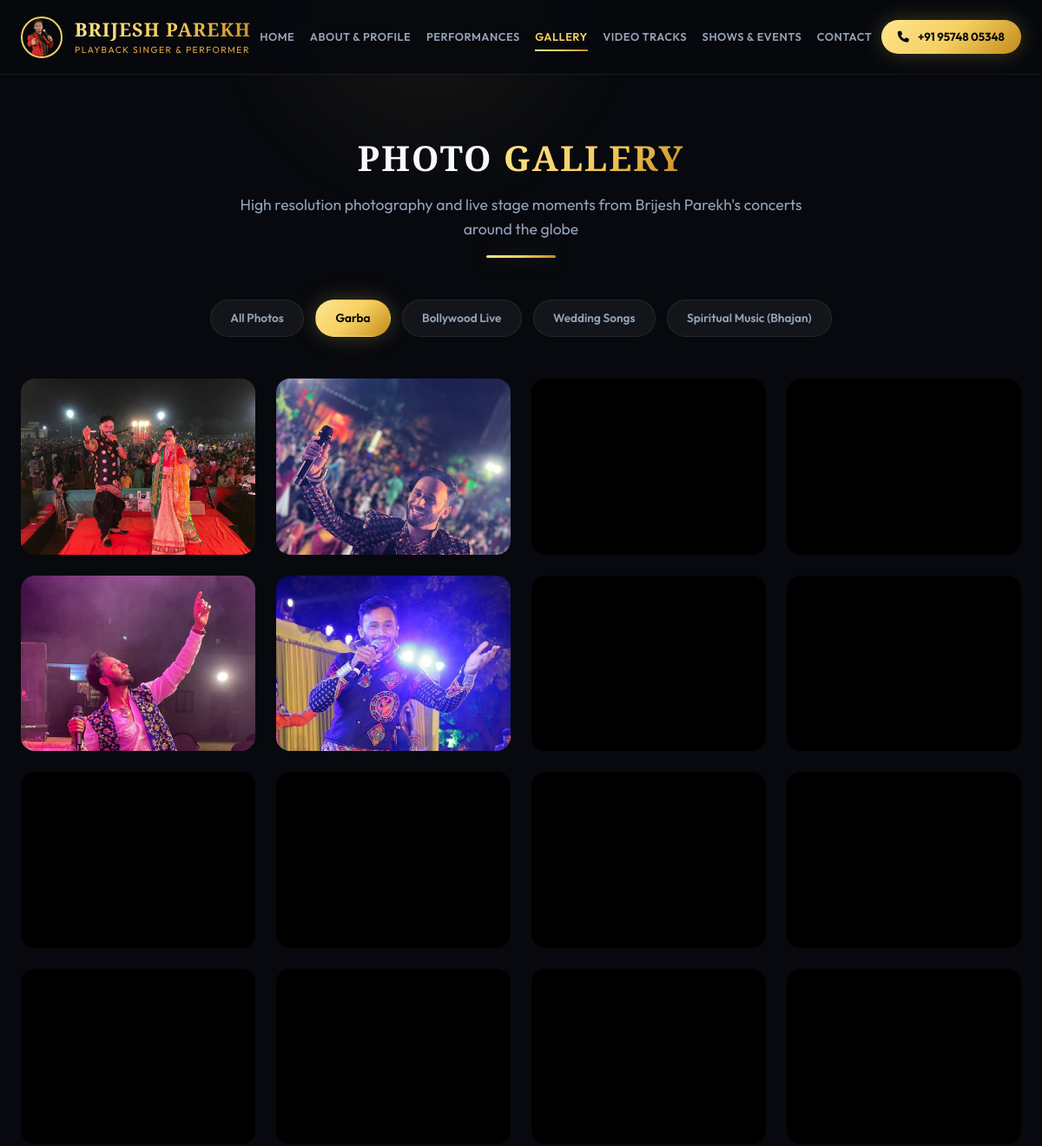
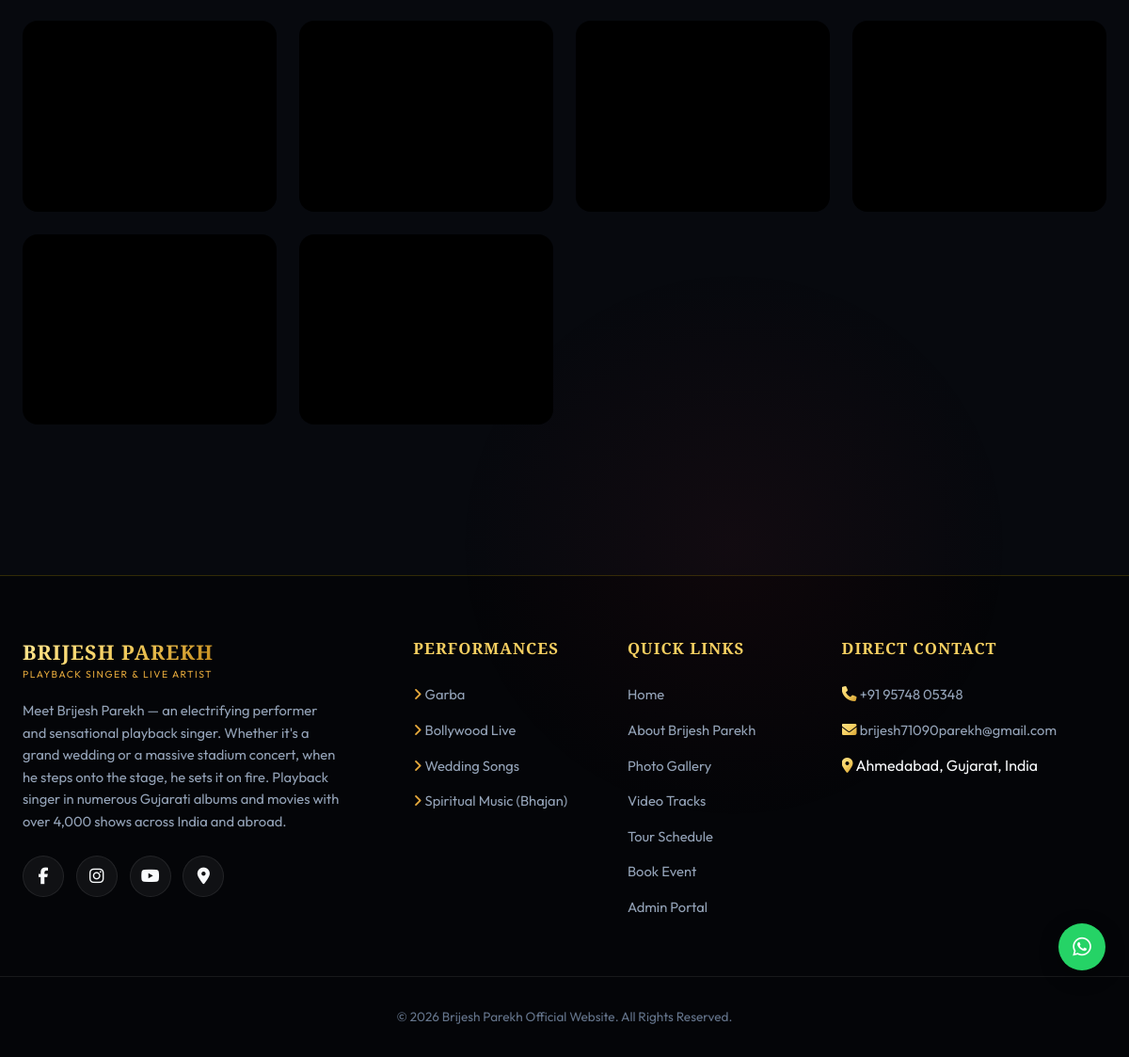
The page /gallery/?category=garba on the database its author committed (2 pictures, top to bottom).
### singer_app/models.py (models this page shows, shortened)
class SingerProfile(models.Model):
    name = models.CharField(max_length=100, default="Brijesh Parekh")
    tagline = models.CharField(max_length=200, default="Playback Singer & Electrifying Stage Performer")
    shows_count = models.IntegerField(default=4000, help_text="Total live shows performed")
    countries_count = models.IntegerField(default=15, help_text="Countries performed in")
    years_experience = models.IntegerField(default=20, help_text="Years of professional singing")
    bio_short = models.TextField(default="Let me introduce to a very talented, electrifying performer and sensational singer. Whether it's a wedding or concert, when he steps on the stage he sets it on fire. Playback singer in many Gujarati albums and movies with over 4000 shows in India and abroad.")
    bio_full = models.TextField(default="Brijesh Parekh is one of Gujarat's most celebrated playback singers and dynamic live performers. With over 4,000 successful shows globally across India, USA, UK, West Indies, and Africa, Brijesh Parekh creates magic on stage with high-energy Garba, soulful Lagangeet (wedding songs), nostalgic Bollywood Orchestra, and thrilling DJ nights. Known for his captivating voice, incredible vocal range, and unmatched stage command, he brings life and grandeur to every celebration.")
    phone_primary = models.CharField(max_length=30, default="+91 95748 05348")
    phone_secondary = models.CharField(max_length=30, blank=True, default="")
    email = models.EmailField(default="brijesh71090parekh@gmail.com")
    address = models.CharField(max_length=255, default="Ahmedabad, Gujarat, India")
    facebook_url = models.URLField(default="https://www.facebook.com/brijeshparekhnight?mibextid=LQQJ4d")
    instagram_url = models.URLField(default="https://www.instagram.com/thebrijeshparekh?igsh=amIwamgxbjU0aDFh&utm_source=qr")
    youtube_url = models.URLField(default="https://youtube.com/@brijeshparekhofficial5953?si=E4l35MJxYiL2Pbgt")
    google_maps_url = models.URLField(default="https://maps.app.goo.gl/x4TiHEh2ehnbZqW7A?g_st=com.google.maps.preview.copy")
    hero_video_path = models.CharField(max_length=255, default="V1.MP4")
    class Meta:
        verbose_name = "Singer Profile"
        verbose_name_plural = "Singer Profile"

class PerformanceCategory(models.Model):
    name = models.CharField(max_length=100)
    slug = models.SlugField(unique=True)
    subtitle = models.CharField(max_length=200)
    description = models.TextField()
    cover_image = models.CharField(max_length=255, help_text="Path relative to static folder")
    icon = models.CharField(max_length=100, default="fa-solid fa-music")
    display_order = models.IntegerField(default=0)
    class Meta:
        verbose_name = "Performance Category"
        verbose_name_plural = "Performance Categories"
        ordering = ['display_order', 'id']

class GalleryItem(models.Model):
    title = models.CharField(max_length=150)
    category = models.ForeignKey(PerformanceCategory, on_delete=models.SET_NULL, null=True, blank=True, related_name='gallery_items')
    image_path = models.CharField(max_length=255, help_text="Path relative to static folder e.g. Garba/1.jpg")
    caption = models.CharField(max_length=255, blank=True, null=True)
    is_featured = models.BooleanField(default=False)
    created_at = models.DateTimeField(auto_now_add=True)
    class Meta:
        verbose_name = "Gallery Item"
        verbose_name_plural = "Gallery Media (Photos & Videos)"
        ordering = ['-created_at', '-id']

### singer_app/views.py (the view)
# urls.py: path('gallery/', views.gallery_view, name='gallery'),
def gallery_view(request):
    categories = PerformanceCategory.objects.all().order_by('display_order', 'id')
    selected_slug = request.GET.get('category', 'all').strip()
    photos = GalleryItem.objects.select_related('category').exclude(
        Q(image_path__iendswith='.mp4') | Q(image_path__iendswith='.mov')
    )
    if selected_slug and selected_slug != 'all':
        items = photos.filter(category__slug=selected_slug)
    else:
        items = photos
    context = {
        'categories': categories,
        'selected_category': selected_slug,
        'gallery_items': items,
    }
    return render(request, 'gallery.html', context)

### singer_app/context_processors.py (called while the page is built)
def profile_context(request):
    try:
        profile = SingerProfile.objects.first()
        if not profile:
            profile, _ = SingerProfile.objects.get_or_create(id=1)
        categories = PerformanceCategory.objects.only(
            'id', 'name', 'slug', 'icon', 'display_order'
        ).order_by('display_order', 'id')
    except Exception:
        profile = None
        categories = []
    return {
        'singer_profile': profile,
        'nav_categories': categories,
    }

### templates/gallery.html (shortened to what this page needs)
{% extends 'base.html' %}
{% load static %}
{% block content %}
<section class="container" style="padding-top: calc(var(--navbar-height) + 4rem); padding-bottom: 6rem;">
  <div class="section-title">
    <h2>Photo <span class="gold-text">Gallery</span></h2>
    <p>High resolution photography and live stage moments from Brijesh Parekh's concerts around the globe</p>
  </div>
  <div class="gallery-filters">
    <a href="{% url 'gallery' %}" class="filter-btn {% if selected_category == 'all' or not selected_category %}active{% endif %}">All Photos</a>
    {% for cat in categories %}
      <a href="{% url 'gallery' %}?category={{ cat.slug }}" class="filter-btn {% if selected_category == cat.slug %}active{% endif %}">{{ cat.name }}</a>
    {% endfor %}
  </div>
  <div class="gallery-masonry">
    {% for item in gallery_items %}
      <div class="gallery-card" data-img="{% static item.image_path %}" data-category="{{ item.category.slug|default:'all' }}">
        <img src="{% static item.image_path %}" alt="{{ item.title }}" loading="lazy" decoding="async">
      </div>
    {% empty %}
      <p style="text-align: center; color: var(--text-muted); grid-column: 1/-1;">No photos available for this category yet.</p>
    {% endfor %}
  </div>
</section>
{% endblock %}

### templates/base.html (shortened to what this page needs)
{% load static %}
<!DOCTYPE html>
<html lang="en">
<head>
  <link rel="stylesheet" href="https://cdnjs.cloudflare.com/ajax/libs/font-awesome/6.5.1/css/all.min.css">
  <link rel="stylesheet" href="{% static 'css/style.css' %}">
</head>
<body>
  <header class="navbar-header" id="mainHeader">
    <div class="container nav-container">
      <a href="{% url 'home' %}" class="logo-brand" title="Brijesh Parekh - Home">
        <img src="{% static 'pics/alb61-removebg-preview.png' %}" alt="Brijesh Parekh Singer" onerror="this.onerror=null; this.src='/static/pics/solo3.jpg';" width="48" height="48">
        <div>
          <div class="brand-title gold-text">Brijesh Parekh</div>
          <div class="brand-subtitle">Playback Singer & Performer</div>
        </div>
      </a>
      <nav class="nav-links" id="navMenu">
        <a href="{% url 'home' %}" class="{% if request.resolver_match.url_name == 'home' %}active{% endif %}">Home</a>
        <a href="{% url 'about' %}" class="{% if request.resolver_match.url_name == 'about' or request.resolver_match.url_name == 'profile' %}active{% endif %}">About & Profile</a>
        <a href="{% url 'services' %}" class="{% if request.resolver_match.url_name == 'services' or request.resolver_match.url_name == 'category_detail' %}active{% endif %}">Performances</a>
        <a href="{% url 'gallery' %}" class="{% if request.resolver_match.url_name == 'gallery' %}active{% endif %}">Gallery</a>
        <a href="{% url 'music' %}" class="{% if request.resolver_match.url_name == 'music' %}active{% endif %}">Video Tracks</a>
        <a href="{% url 'events' %}" class="{% if request.resolver_match.url_name == 'events' %}active{% endif %}">Shows & Events</a>
        <a href="{% url 'contact' %}" class="{% if request.resolver_match.url_name == 'contact' %}active{% endif %}">Contact</a>
      </nav>
      <div class="nav-cta">
        <a href="tel:{{ singer_profile.phone_primary }}" class="btn-primary btn-call" title="Call Brijesh Parekh">
          <i class="fa-solid fa-phone"></i> <span>{{ singer_profile.phone_primary }}</span>
        </a>
      </div>
    </div>
  </header>
  <main id="mainContent">
    {% block content %}{% endblock %}
  </main>
  <aside class="floating-actions">
    <a href="https://wa.me/919574805348?text=Hello%20Brijesh%20Parekh%20Team,%20I%20would%20like%20to%20inquire%20about%20booking%20dates%20for%20an%20event." target="_blank" rel="noopener noreferrer" class="float-btn float-whatsapp" title="Chat on WhatsApp" aria-label="Chat on WhatsApp">
      <i class="fa-brands fa-whatsapp"></i>
    </a>
  </aside>
  <footer class="main-footer">
    <div class="container footer-grid">
      <div class="footer-brand">
        <div class="logo-brand">
          <div>
            <div class="brand-title gold-text">Brijesh Parekh</div>
            <div class="brand-subtitle">Playback Singer & Live Artist</div>
          </div>
        </div>
        <p>{{ singer_profile.bio_short }}</p>
        <div class="social-links-flex" style="margin-top: 1.5rem;">
          <a href="{{ singer_profile.facebook_url }}" target="_blank" rel="noopener" class="social-icon-btn" aria-label="Facebook"><i class="fa-brands fa-facebook-f"></i></a>
          <a href="{{ singer_profile.instagram_url }}" target="_blank" rel="noopener" class="social-icon-btn" aria-label="Instagram"><i class="fa-brands fa-instagram"></i></a>
          <a href="{{ singer_profile.youtube_url }}" target="_blank" rel="noopener" class="social-icon-btn" aria-label="YouTube"><i class="fa-brands fa-youtube"></i></a>
          <a href="{{ singer_profile.google_maps_url }}" target="_blank" rel="noopener" class="social-icon-btn" aria-label="Google Maps"><i class="fa-solid fa-location-dot"></i></a>
        </div>
      </div>
      <div class="footer-col">
        <h4>Performances</h4>
        <ul>
          {% for cat in nav_categories %}
            <li><a href="{% url 'category_detail' cat.slug %}"><i class="fa-solid fa-angle-right" style="color: var(--gold-secondary);"></i> {{ cat.name }}</a></li>
          {% endfor %}
        </ul>
      </div>
      <div class="footer-col">
        <h4>Quick Links</h4>
        <ul>
          <li><a href="{% url 'home' %}">Home</a></li>
          <li><a href="{% url 'about' %}">About Brijesh Parekh</a></li>
          <li><a href="{% url 'gallery' %}">Photo Gallery</a></li>
          <li><a href="{% url 'music' %}">Video Tracks</a></li>
          <li><a href="{% url 'events' %}">Tour Schedule</a></li>
          <li><a href="{% url 'contact' %}">Book Event</a></li>
          <li><a href="/admin/" target="_blank">Admin Portal</a></li>
        </ul>
      </div>
      <div class="footer-col">
        <h4>Direct Contact</h4>
        <ul>
          <li><i class="fa-solid fa-phone gold-text"></i> <a href="tel:{{ singer_profile.phone_primary }}">{{ singer_profile.phone_primary }}</a></li>
          <li><i class="fa-solid fa-envelope gold-text"></i> <a href="mailto:{{ singer_profile.email }}">{{ singer_profile.email }}</a></li>
          <li><i class="fa-solid fa-location-dot gold-text"></i> {{ singer_profile.address }}</li>
        </ul>
      </div>
    </div>
    <div class="container footer-bottom">
      <p>&copy; {% now "Y" %} Brijesh Parekh Official Website. All Rights Reserved.</p>
    </div>
  </footer>
</body>
</html>

### rows shown on the page
SingerProfile: phone_primary "+91 95748 05348", bio_short "Meet Brijesh Parekh — an electrifying performer and sensational playback singer. Whether it's a grand wedding or a massive stadium concert, when he steps onto the stage, he sets it on fire. Playback singer in numerous Gujarati albums and movies with over 4,000 shows across India and abroad.", email "brijesh71090parekh@gmail.com", address "Ahmedabad, Gujarat, India"
PerformanceCategory: name "Garba"
PerformanceCategory: name "Bollywood Live"
PerformanceCategory: name "Wedding Songs"
PerformanceCategory: name "Spiritual Music (Bhajan)"
GalleryItem: image_path (picture)
GalleryItem: image_path (picture)
GalleryItem: image_path (picture)
GalleryItem: image_path (picture)
GalleryItem: image_path (picture)
GalleryItem: image_path (picture)
GalleryItem: image_path (picture)
GalleryItem: image_path (picture)
GalleryItem: image_path (picture)
GalleryItem: image_path (picture)
GalleryItem: image_path (picture)
GalleryItem: image_path (picture)
GalleryItem: image_path (picture)
GalleryItem: image_path (picture)
GalleryItem: image_path (picture)
GalleryItem: image_path (picture)
GalleryItem: image_path (picture)
GalleryItem: image_path (picture)
GalleryItem: image_path (picture)
GalleryItem: image_path (picture)
GalleryItem: image_path (picture)
GalleryItem: image_path (picture)
